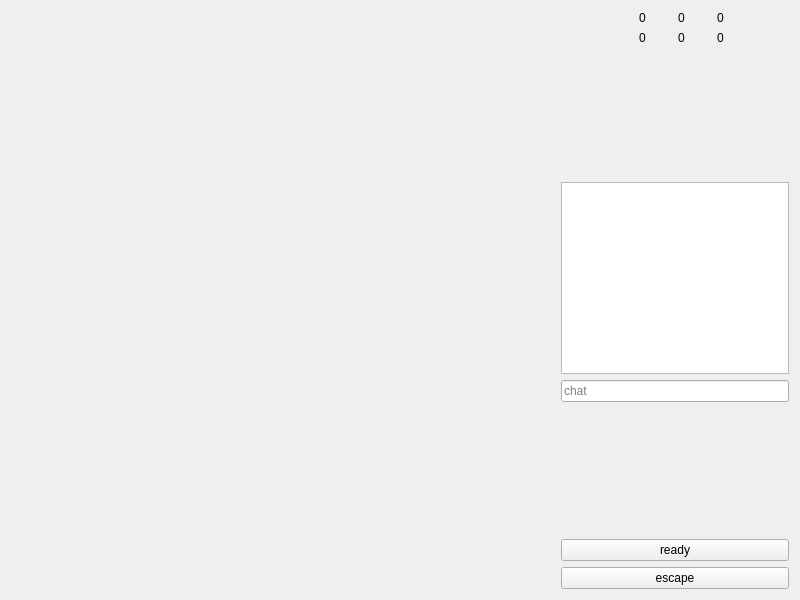
<?xml version="1.0" encoding="UTF-8"?>
<ui version="4.0">
 <class>JOthelloWidget</class>
 <widget class="QWidget" name="JOthelloWidget">
  <property name="geometry">
   <rect>
    <x>0</x>
    <y>0</y>
    <width>800</width>
    <height>600</height>
   </rect>
  </property>
  <property name="windowTitle">
   <string>Form</string>
  </property>
  <property name="autoFillBackground">
   <bool>true</bool>
  </property>
  <layout class="QGridLayout" name="gridLayout_2">
   <item row="6" column="1">
    <widget class="QPushButton" name="btn_ready">
     <property name="maximumSize">
      <size>
       <width>16777215</width>
       <height>16777215</height>
      </size>
     </property>
     <property name="text">
      <string>ready</string>
     </property>
    </widget>
   </item>
   <item row="7" column="1">
    <widget class="QPushButton" name="btn_escape">
     <property name="maximumSize">
      <size>
       <width>16777215</width>
       <height>16777215</height>
      </size>
     </property>
     <property name="text">
      <string>escape</string>
     </property>
    </widget>
   </item>
   <item row="2" column="1" rowspan="2">
    <widget class="QTextBrowser" name="textBrowser_chat">
     <property name="maximumSize">
      <size>
       <width>16777215</width>
       <height>16777215</height>
      </size>
     </property>
    </widget>
   </item>
   <item row="5" column="1">
    <spacer name="verticalSpacer_3">
     <property name="orientation">
      <enum>Qt::Vertical</enum>
     </property>
     <property name="sizeHint" stdset="0">
      <size>
       <width>20</width>
       <height>40</height>
      </size>
     </property>
    </spacer>
   </item>
   <item row="1" column="1">
    <spacer name="verticalSpacer">
     <property name="orientation">
      <enum>Qt::Vertical</enum>
     </property>
     <property name="sizeHint" stdset="0">
      <size>
       <width>20</width>
       <height>40</height>
      </size>
     </property>
    </spacer>
   </item>
   <item row="0" column="1">
    <layout class="QGridLayout" name="gridLayout">
     <property name="leftMargin">
      <number>0</number>
     </property>
     <item row="1" column="2">
      <widget class="QLabel" name="label_userid_1">
       <property name="text">
        <string>0</string>
       </property>
      </widget>
     </item>
     <item row="0" column="3">
      <widget class="QLabel" name="label_userinfo_0">
       <property name="text">
        <string>0</string>
       </property>
      </widget>
     </item>
     <item row="1" column="3">
      <widget class="QLabel" name="label_userinfo_1">
       <property name="text">
        <string>0</string>
       </property>
      </widget>
     </item>
     <item row="0" column="2">
      <widget class="QLabel" name="label_userid_0">
       <property name="text">
        <string>0</string>
       </property>
      </widget>
     </item>
     <item row="0" column="1">
      <widget class="QLabel" name="label_iam0">
       <property name="text">
        <string/>
       </property>
      </widget>
     </item>
     <item row="1" column="1">
      <widget class="QLabel" name="label_iam1">
       <property name="text">
        <string/>
       </property>
      </widget>
     </item>
     <item row="0" column="5">
      <widget class="QLabel" name="label_turn0">
       <property name="text">
        <string/>
       </property>
      </widget>
     </item>
     <item row="1" column="5">
      <widget class="QLabel" name="label_turn1">
       <property name="text">
        <string/>
       </property>
      </widget>
     </item>
     <item row="0" column="4">
      <widget class="QLabel" name="label_score0">
       <property name="text">
        <string>0</string>
       </property>
      </widget>
     </item>
     <item row="1" column="4">
      <widget class="QLabel" name="label_score1">
       <property name="text">
        <string>0</string>
       </property>
      </widget>
     </item>
     <item row="0" column="0">
      <widget class="QLabel" name="label_color0">
       <property name="text">
        <string/>
       </property>
      </widget>
     </item>
     <item row="1" column="0">
      <widget class="QLabel" name="label_color1">
       <property name="text">
        <string/>
       </property>
      </widget>
     </item>
    </layout>
   </item>
   <item row="4" column="1">
    <widget class="JMemoryLineEdit" name="lineEdit_chat">
     <property name="placeholderText">
      <string>chat</string>
     </property>
    </widget>
   </item>
   <item row="0" column="0">
    <spacer name="horizontalSpacer">
     <property name="orientation">
      <enum>Qt::Horizontal</enum>
     </property>
     <property name="sizeType">
      <enum>QSizePolicy::Minimum</enum>
     </property>
     <property name="sizeHint" stdset="0">
      <size>
       <width>550</width>
       <height>20</height>
      </size>
     </property>
    </spacer>
   </item>
  </layout>
 </widget>
 <customwidgets>
  <customwidget>
   <class>JMemoryLineEdit</class>
   <extends>QLineEdit</extends>
   <header>gui/jmemorylineedit.h</header>
  </customwidget>
 </customwidgets>
 <resources/>
 <connections/>
</ui>
